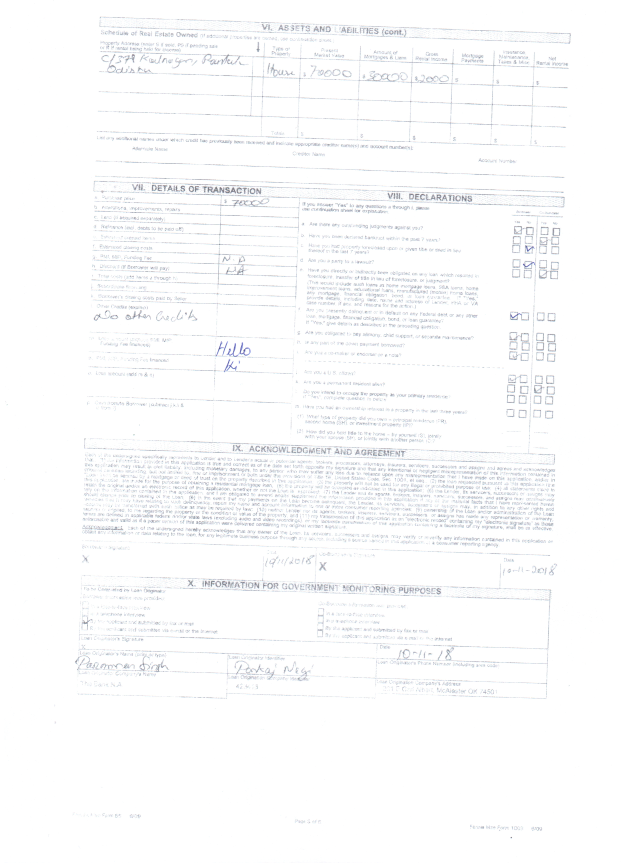
#> input picture Pyimages/Module1/Page3.jpeg, 2481 x 3456 px (shown at 1/4 size)
$ python Example4-1.4.2-Rotation.py --image ../Page3.jpeg
#> lines starting #> are read from the running program, lines starting #| are printed output that depends on the picture
### Pyimages/Module1/Revision/SimpleUtils.py
"""
In this file we will define some commonly used function


"""

import cv2
import numpy as np

# this function take image and x, y as argument to translate or shift the image
# [6 lines left out: function translate, not called in this run]

#Roatate methof to take image, angle of rotation , center and the scale
def rotate(image, angle, center=None, scale=1.0):
    # grab the dimensions of the image
    (h, w) = image.shape[:2]

    # if the center is None, initialize it as the center of
    # the image
    if center is None:
        center = (w / 2, h / 2)

    # perform the rotation
    M = cv2.getRotationMatrix2D(center, angle, scale)
    rotated = cv2.warpAffine(image, M, (w, h))

    # return the rotated image
    return rotated

#Method to resize the image
# [44 lines left out: functions resize, auto_canny, not called in this run]

### Pyimages/Module1/Revision/Example4-1.4.2-Rotation.py
"""
Rotation is making a image rotate about a point which may not be centre also
we achieve rotation by creating a rotation matrix
2 steps :
1>  First define the Rotation Matrix
        M=cv2.getRotationMatrix2D(center, Angle, scale)
            center=the center can be any point
            Angle=Angle in degress of Counter lock wise rotation
            scale=1.0=same size, 2.0 double the size, .5= half the size
2>  Apply the warpAffine mathod to apply the matrix
        cv2.warpAffine(image, M, Dsize, dst, flag, border mode , border Value)


"""
import cv2
import numpy as np
import SimpleUtils
import argparse

ap=argparse.ArgumentParser()
ap.add_argument("-i","--image", required=True, help="Path of the image")
args=vars(ap.parse_args())

image=cv2.imread(args["image"])
#> image is the input picture: shape (3456, 2481, 3); mean B, G, R 251.9, 251.2, 250.8
(cX,cY)=(image.shape[1]//2,image.shape[0]//2)
#> cX = 1240; cY = 1728
M=cv2.getRotationMatrix2D((cX,cY),45,2.0)
Rotated=cv2.warpAffine(image,M,(image.shape[1],image.shape[0]))
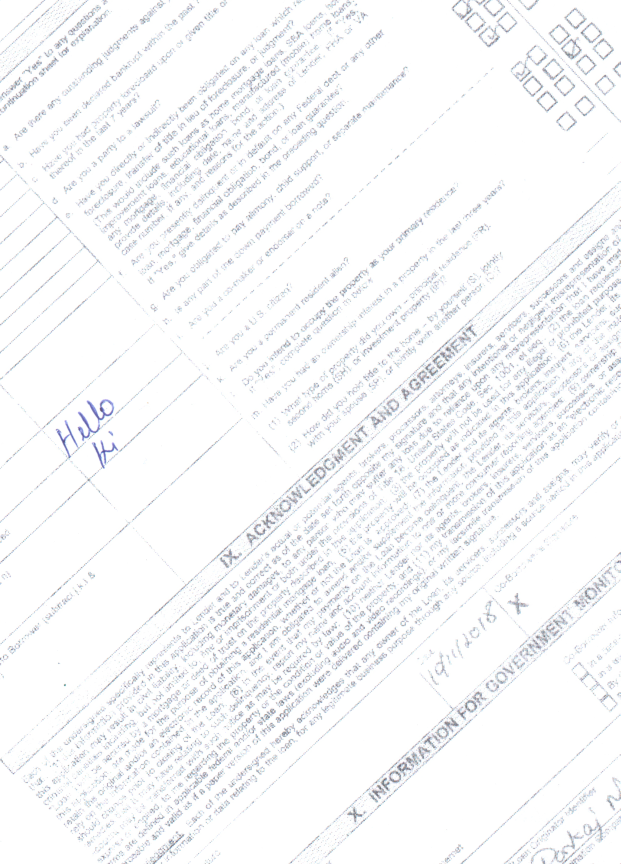
#> Rotated: shape (3456, 2481, 3) (shown at 1/4 size); mean B, G, R 249.2, 248, 247.2
cv2.imshow("Rotated by 45 degrees",Rotated)
cv2.waitKey(0)

# Rotation using the Simpleutils methods
Rotated=SimpleUtils.rotate(image,90,(cX,cY))
#> in rotate, `rotated = cv2.warpAffine(image, M, (w, h))`:
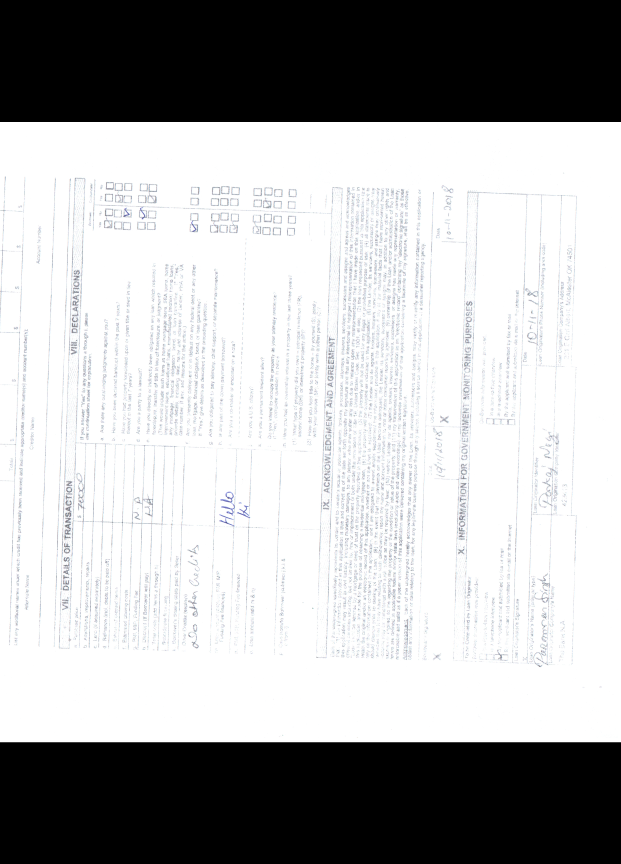
#> rotated: shape (3456, 2481, 3) (shown at 1/4 size); mean B, G, R 180.3, 179.8, 179.4
cv2.imshow("Rotated by 90 degree", Rotated)
cv2.waitKey(0)
